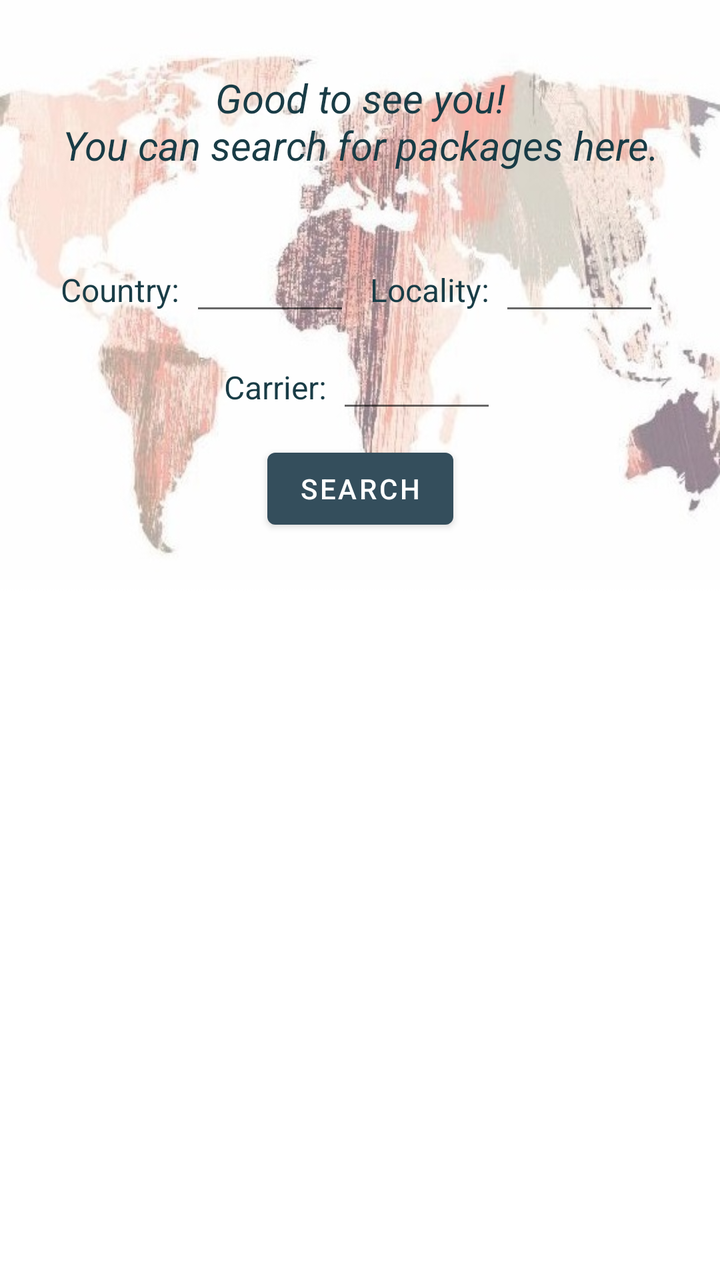
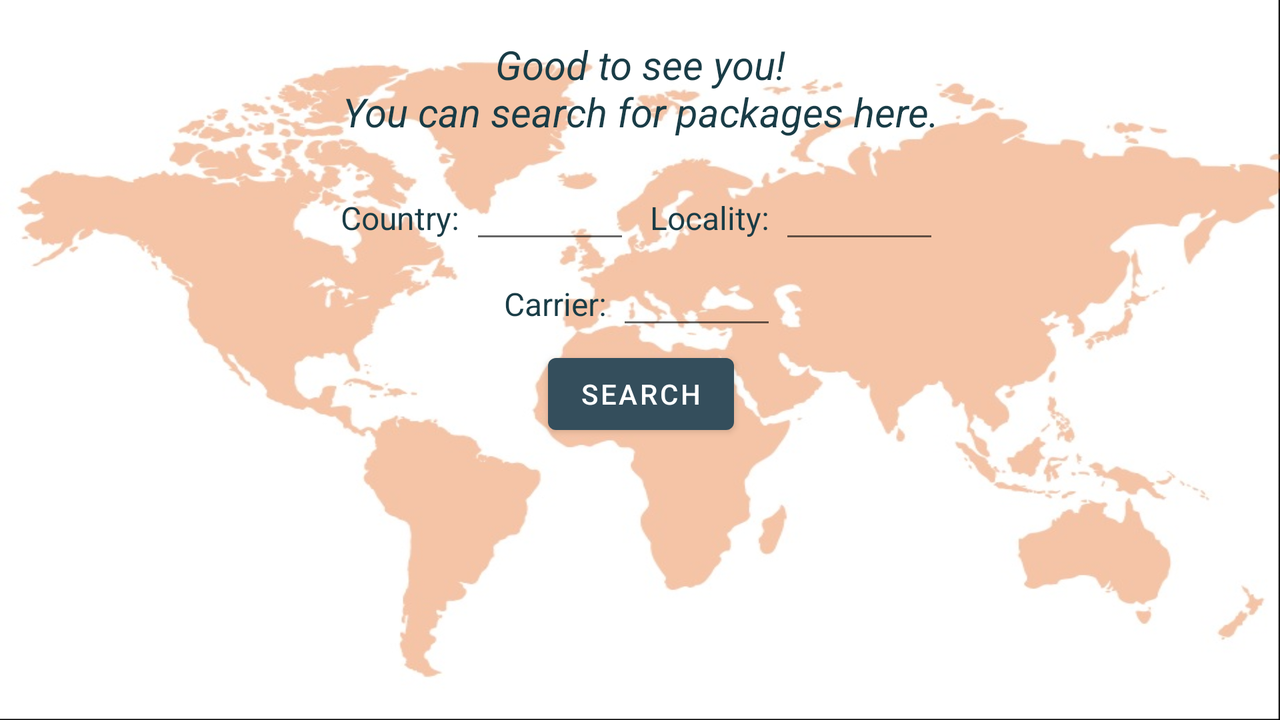

One screen, two layout resources from the same app: the default and the repository's alternative for another configuration. Each is rendered where Android would select it; the XML of both is given below.
<!-- AndroidManifest.xml: application theme Theme.ShipmentTracking -->
<!-- res/layout/activity_query.xml -->
<?xml version="1.0" encoding="utf-8"?>
<androidx.constraintlayout.widget.ConstraintLayout
    xmlns:android="http://schemas.android.com/apk/res/android"
    xmlns:app="http://schemas.android.com/apk/res-auto"
    xmlns:tools="http://schemas.android.com/tools"
    android:layout_width="match_parent"
    android:layout_height="match_parent"
    android:background="@drawable/earth_background">

    <TextView
        android:id="@+id/textView"
        android:layout_width="match_parent"
        android:layout_height="wrap_content"
        android:gravity="center_horizontal"
        android:text="@string/good_to_see_search"
        android:textColor="@color/my_blue"
        android:textSize="20sp"
        android:textStyle="italic"
        app:layout_constraintBottom_toBottomOf="parent"
        app:layout_constraintTop_toTopOf="parent"
        app:layout_constraintVertical_bias="0.06" />

    <LinearLayout
        android:id="@+id/firstLinear"
        android:layout_width="wrap_content"
        android:layout_height="wrap_content"
        app:layout_constraintBottom_toBottomOf="parent"
        app:layout_constraintEnd_toEndOf="parent"
        app:layout_constraintStart_toStartOf="parent"
        app:layout_constraintTop_toBottomOf="@+id/textView"
        app:layout_constraintVertical_bias="0.074">

        <TextView
            android:id="@+id/searchCountryTextView"
            android:layout_width="wrap_content"
            android:layout_height="wrap_content"
            android:text="@string/country"
            android:textColor="@color/my_blue"
            android:textSize="16sp" />

        <EditText
            android:id="@+id/searchCountryEditText"
            android:layout_width="80dp"
            android:layout_height="wrap_content"
            android:layout_marginStart="5dp"
            android:textSize="16sp" />

        <TextView
            android:id="@+id/searchLocalityTextView"
            android:layout_width="wrap_content"
            android:layout_height="wrap_content"
            android:layout_marginStart="10dp"
            android:text="@string/locality"
            android:textColor="@color/my_blue"
            android:textSize="16sp" />

        <EditText
            android:id="@+id/searchLocalityEditText"
            android:layout_width="80dp"
            android:layout_height="wrap_content"
            android:layout_marginStart="5dp"
            android:textSize="16sp" />
    </LinearLayout>

    <LinearLayout
        android:id="@+id/linearLayout3"
        android:layout_width="wrap_content"
        android:layout_height="wrap_content"
        app:layout_constraintBottom_toBottomOf="parent"
        app:layout_constraintEnd_toEndOf="parent"
        app:layout_constraintStart_toStartOf="parent"
        app:layout_constraintTop_toBottomOf="@+id/firstLinear"
        app:layout_constraintVertical_bias="0.023">

        <TextView
            android:id="@+id/searchCarrierTextView"
            android:layout_width="wrap_content"
            android:layout_height="wrap_content"
            android:text="@string/carrier"
            android:textColor="@color/my_blue"
            android:textSize="16sp" />

        <EditText
            android:id="@+id/searchCarrierEditText"
            android:layout_width="80dp"
            android:layout_height="wrap_content"
            android:layout_marginStart="5dp"
            android:textSize="16sp" />
    </LinearLayout>

    <Button
        android:id="@+id/button"
        android:layout_width="wrap_content"
        android:layout_height="wrap_content"
        android:onClick="searchPackages"
        android:text="@string/search"
        app:layout_constraintBottom_toBottomOf="parent"
        app:layout_constraintEnd_toEndOf="parent"
        app:layout_constraintHorizontal_bias="0.501"
        app:layout_constraintStart_toStartOf="parent"
        app:layout_constraintTop_toBottomOf="@+id/linearLayout3"
        app:layout_constraintVertical_bias="0.024" />

    <androidx.recyclerview.widget.RecyclerView
        android:id="@+id/recyclerView"
        android:layout_width="match_parent"
        android:layout_height="250dp"
        android:scrollbars="vertical"
        app:layout_constraintBottom_toBottomOf="parent"
        app:layout_constraintTop_toBottomOf="@+id/button"
        app:layout_constraintVertical_bias="1.0"
        tools:layout_editor_absoluteX="0dp" />

</androidx.constraintlayout.widget.ConstraintLayout>
<!-- resources referenced by this layout -->
<resources>
  <color name="my_blue">#193C46</color>
  <!-- drawable earth_background: jpg bitmap (drawable, 50912 bytes) -->
  <string name="carrier">Carrier:</string>
  <string name="country">Country:</string>
  <string name="good_to_see_search">Good to see you!\nYou can search for packages here.</string>
  <string name="locality">Locality:</string>
  <string name="search">Search</string>
  <style name="Theme.ShipmentTracking" parent="Theme.MaterialComponents.Light.DarkActionBar">
          
          <item name="colorPrimary">@color/my_middle_blue</item>
          <item name="colorPrimaryVariant">@color/teal_700</item>
          <item name="colorOnPrimary">@color/white</item>
          
          <item name="colorSecondary">@color/teal_700</item>
          <item name="colorSecondaryVariant">@color/teal_200</item>
          <item name="colorOnSecondary">@color/black</item>
          
          <item name="android:statusBarColor" tools:targetApi="l">?attr/colorPrimaryVariant</item>
          
      </style>
  <color name="my_middle_blue">#344E5C</color>
  <color name="teal_700">#FF018786</color>
  <color name="white">#FFFFFFFF</color>
  <color name="teal_200">#FF03DAC5</color>
  <color name="black">#FF000000</color>
</resources>
<!-- res/layout-land/activity_query.xml (the repository's variant of the layout above) -->
<!-- drawn on the phone turned sideways -->
<?xml version="1.0" encoding="utf-8"?>
<androidx.constraintlayout.widget.ConstraintLayout
    xmlns:android="http://schemas.android.com/apk/res/android"
    xmlns:app="http://schemas.android.com/apk/res-auto"
    android:layout_width="match_parent"
    android:layout_height="match_parent"
    android:background="@drawable/orange_earth_background">

    <TextView
        android:id="@+id/textView"
        android:layout_width="match_parent"
        android:layout_height="wrap_content"
        android:gravity="center_horizontal"
        android:text="@string/good_to_see_search"
        android:textColor="@color/my_blue"
        android:textSize="20sp"
        android:textStyle="italic"
        app:layout_constraintBottom_toBottomOf="parent"
        app:layout_constraintTop_toTopOf="parent"
        app:layout_constraintVertical_bias="0.06" />

    <LinearLayout
        android:id="@+id/firstLinear"
        android:layout_width="wrap_content"
        android:layout_height="wrap_content"
        app:layout_constraintBottom_toBottomOf="parent"
        app:layout_constraintEnd_toEndOf="parent"
        app:layout_constraintStart_toStartOf="parent"
        app:layout_constraintTop_toBottomOf="@+id/textView"
        app:layout_constraintVertical_bias="0.074">

        <TextView
            android:id="@+id/searchCountryTextView"
            android:layout_width="wrap_content"
            android:layout_height="wrap_content"
            android:text="@string/country"
            android:textColor="@color/my_blue"
            android:textSize="16sp" />

        <EditText
            android:id="@+id/searchCountryEditText"
            android:layout_width="80dp"
            android:layout_height="wrap_content"
            android:layout_marginStart="5dp"
            android:textSize="16sp" />

        <TextView
            android:id="@+id/searchLocalityTextView"
            android:layout_width="wrap_content"
            android:layout_height="wrap_content"
            android:layout_marginStart="10dp"
            android:text="@string/locality"
            android:textColor="@color/my_blue"
            android:textSize="16sp" />

        <EditText
            android:id="@+id/searchLocalityEditText"
            android:layout_width="80dp"
            android:layout_height="wrap_content"
            android:layout_marginStart="5dp"
            android:textSize="16sp" />
    </LinearLayout>

    <LinearLayout
        android:id="@+id/linearLayout3"
        android:layout_width="wrap_content"
        android:layout_height="wrap_content"
        app:layout_constraintBottom_toBottomOf="parent"
        app:layout_constraintEnd_toEndOf="parent"
        app:layout_constraintStart_toStartOf="parent"
        app:layout_constraintTop_toBottomOf="@+id/firstLinear"
        app:layout_constraintVertical_bias="0.023">

        <TextView
            android:id="@+id/searchCarrierTextView"
            android:layout_width="wrap_content"
            android:layout_height="wrap_content"
            android:text="@string/carrier"
            android:textColor="@color/my_blue"
            android:textSize="16sp" />

        <EditText
            android:id="@+id/searchCarrierEditText"
            android:layout_width="80dp"
            android:layout_height="wrap_content"
            android:layout_marginStart="5dp"
            android:textSize="16sp" />
    </LinearLayout>

    <Button
        android:id="@+id/button"
        android:layout_width="wrap_content"
        android:layout_height="wrap_content"
        android:onClick="searchPackages"
        android:text="@string/search"
        app:layout_constraintBottom_toBottomOf="parent"
        app:layout_constraintEnd_toEndOf="parent"
        app:layout_constraintHorizontal_bias="0.501"
        app:layout_constraintStart_toStartOf="parent"
        app:layout_constraintTop_toBottomOf="@+id/linearLayout3"
        app:layout_constraintVertical_bias="0.024" />

    <androidx.recyclerview.widget.RecyclerView
        android:id="@+id/recyclerView"
        android:layout_width="350dp"
        android:layout_height="100dp"
        android:scrollbars="vertical"
        app:layout_constraintBottom_toBottomOf="parent"
        app:layout_constraintEnd_toEndOf="parent"
        app:layout_constraintStart_toStartOf="parent"
        app:layout_constraintTop_toBottomOf="@+id/button"
        app:layout_constraintVertical_bias="1.0" />

</androidx.constraintlayout.widget.ConstraintLayout>
<!-- resources referenced by the variant -->
<!-- as the phone turned sideways resolves them -->
<resources>
  <color name="my_blue">#193C46</color>
  <!-- drawable orange_earth_background: jpg bitmap (drawable, 61357 bytes) -->
  <string name="carrier">Carrier:</string>
  <string name="country">Country:</string>
  <string name="good_to_see_search">Good to see you!\nYou can search for packages here.</string>
  <string name="locality">Locality:</string>
  <string name="search">Search</string>
  <!-- from res/values-land/ -->
  <style name="Theme.ShipmentTracking" parent="Theme.MaterialComponents.Light.NoActionBar">
          
          <item name="colorPrimary">@color/my_middle_blue</item>
          <item name="colorPrimaryVariant">@color/teal_700</item>
          <item name="colorOnPrimary">@color/white</item>
          
          <item name="colorSecondary">@color/teal_700</item>
          <item name="colorSecondaryVariant">@color/teal_200</item>
          <item name="colorOnSecondary">@color/black</item>
          
          <item name="android:statusBarColor" tools:targetApi="l">?attr/colorPrimaryVariant</item>
          
      </style>
  <color name="my_middle_blue">#344E5C</color>
  <color name="teal_700">#FF018786</color>
  <color name="white">#FFFFFFFF</color>
  <color name="teal_200">#FF03DAC5</color>
  <color name="black">#FF000000</color>
</resources>
